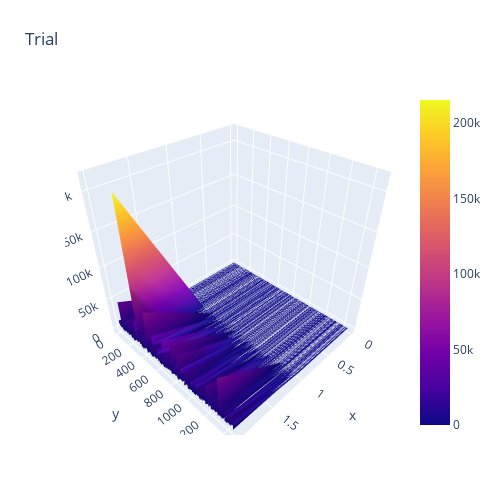

The cell this chart's notebook holds for it:
### Code cell
# plot the 3D plot for trial data
fig = go.Figure(data=[go.Surface(z = plot_target)])

fig.update_layout(title='Trial', autosize=False,
                  width=500, height=500,
                  margin=dict(l=65, r=50, b=65, t=90))

fig.show()

### Figure 1 — Plotly figure (JSON) as saved in the notebook; plotly's stock layout.template omitted (floating-point values rounded to 4 significant figures; data arrays with more than 128 entries replaced by an {"elided": "..."} marker saying what was removed)
{"data": [{"type": "surface", "z": {"elided": "1460x3 int values"}}], "layout": {"autosize": false, "height": 500, "margin": {"b": 65, "l": 65, "r": 50, "t": 90}, "title": {"text": "Trial"}, "width": 500}}
